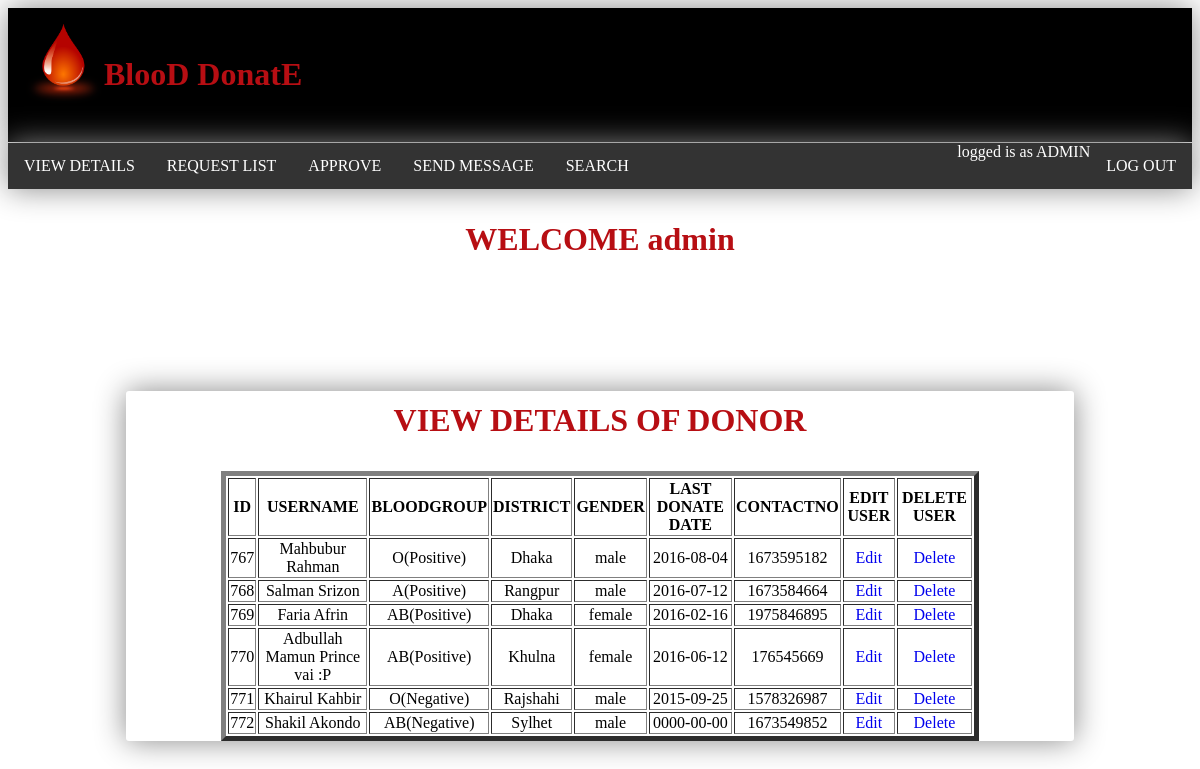
Page /view/view_details.php (signed in) on the committed database.
### tables this page shows
CREATE TABLE `donorreg` (
  `ID` int(15) NOT NULL,
  `FULLNAME` varchar(70) NOT NULL,
  `USERNAME` varchar(70) NOT NULL,
  `EMAIL` varchar(70) NOT NULL,
  `BLOODGROUP` varchar(70) NOT NULL,
  `DISTRICT` varchar(70) NOT NULL,
  `GENDER` varchar(70) NOT NULL,
  `LAST_DONATE_DATE` date NOT NULL,
  `CONTACTNO` int(11) NOT NULL,
  `message` varchar(255) NOT NULL,
  `reply_message` varchar(255) NOT NULL
);

### data/dbcon.php (called while the page is built, shortened)
<?php
function get_db_connection(){
		$servername = "127.0.0.1:3306";
		$username = "root";
		$password = "";
		$dbname = "blooddonate";
		$conn = mysqli_connect($servername, $username, $password, $dbname);
		return $conn;
}
?>

### service/register_service.php (called while the page is built, shortened)
<?php include("../data/dbcon.php"); ?>
<?php
		function get_all_donor_register(){
		$query = "SELECT *FROM donorreg";
		return mysqli_query(get_db_connection(), $query);
	}
?>

### view/view_details.php (the view, shortened to what this page needs)
<?php include("../service/register_service.php"); ?>
<html>
  <head>
  </head>
<body>
<?php include("admin_login.php");?>
<center>
<div id="log" >
<h1>VIEW DETAILS OF DONOR</h1>
<table border="5" width="80%" align="center">
<tr>
	<th>ID</th>
	<th>USERNAME</th>
	<th>BLOODGROUP</th>
	<th>DISTRICT</th>
	<th>GENDER</th>
	<th>LAST DONATE DATE</th>
	<th>CONTACTNO</th>
	<th>EDIT USER</th>
	<th>DELETE USER</th>
</tr>
<?php
	$result = get_all_donor_register();
	while($data3 = mysqli_fetch_assoc($result)){
	$user_id=$data3['ID'];
	$user_name=$data3['FULLNAME'];
	$user_bloodgroup=$data3['BLOODGROUP'];
	$user_district=$data3['DISTRICT'];
	$user_gender=$data3['GENDER'];
	$user_l_donate_date=$data3['LAST_DONATE_DATE'];
	$user_contact=$data3['CONTACTNO'];
?>
<tr align="center">
           <td><?php echo $user_id;?></td>
			<td><?php echo $user_name;?></td>
			<td><?php echo $user_bloodgroup;?></td>
			<td><?php echo $user_district;?></td>
			<td><?php echo $user_gender;?></td>
			<td><?php echo $user_l_donate_date;?></td>
			<td><?php echo $user_contact;?></td>
			<td><a href="edit.php?edit=<?php echo $user_id;?>">Edit</a></td>
			<td><a href="delete.php?del=<?php echo $user_id;?>">Delete</a></td>
</tr>
<?php } ?>
</div>
</center>
</body>
</html>

### view/view_details.php (style rules this page uses)
#log { width: 80%; box-shadow: 0px 0px 31px #888; margin-top: 100px; margin-bottom: 350px; border-radius: 3px; }

### view/admin_login.php (style rules this page uses)
a { text-decoration:none; }
h1 { padding: 11px 16px; color:#b70e13; }

### rows in the picture
donorreg: ID "767", FULLNAME "Mahbubur Rahman", BLOODGROUP "O(Positive)", DISTRICT "Dhaka", GENDER "male", LAST_DONATE_DATE "2016-08-04", CONTACTNO "1673595182"
donorreg: ID "768", FULLNAME "Salman Srizon", BLOODGROUP "A(Positive)", DISTRICT "Rangpur", GENDER "male", LAST_DONATE_DATE "2016-07-12", CONTACTNO "1673584664"
donorreg: ID "769", FULLNAME "Faria Afrin", BLOODGROUP "AB(Positive)", DISTRICT "Dhaka", GENDER "female", LAST_DONATE_DATE "2016-02-16", CONTACTNO "1975846895"
donorreg: ID "770", FULLNAME "Adbullah Mamun Prince vai :P", BLOODGROUP "AB(Positive)", DISTRICT "Khulna", GENDER "female", LAST_DONATE_DATE "2016-06-12", CONTACTNO "176545669"
donorreg: ID "771", FULLNAME "Khairul Kahbir", BLOODGROUP "O(Negative)", DISTRICT "Rajshahi", GENDER "male", LAST_DONATE_DATE "2015-09-25", CONTACTNO "1578326987"
donorreg: ID "772", FULLNAME "Shakil Akondo", BLOODGROUP "AB(Negative)", DISTRICT "Sylhet", GENDER "male", LAST_DONATE_DATE "0000-00-00", CONTACTNO "1673549852"

### other values in the picture
$_SESSION['name'] "admin"
